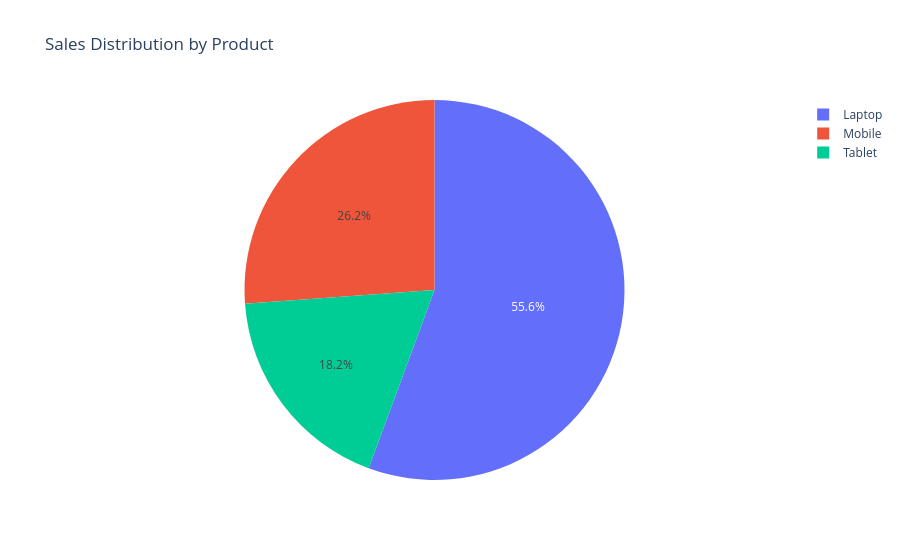

Notebook code for this chart:
### Code cell
fig = px.pie(
    sales_data,
    names="Product",
    values="Sales",
    title="Sales Distribution by Product"
)

fig.show()

### Figure 1 — Plotly figure (JSON) as saved in the notebook; plotly's stock layout.template omitted (floating-point values rounded to 4 significant figures)
{"data": [{"domain": {"x": [0, 1], "y": [0, 1]}, "hovertemplate": "Product=%{label}<br>Sales=%{value}<extra></extra>", "labels": ["Laptop", "Mobile", "Tablet"], "legendgroup": "", "name": "", "showlegend": true, "type": "pie", "values": [504000, 237000, 165000]}], "layout": {"legend": {"tracegroupgap": 0}, "title": {"text": "Sales Distribution by Product"}}}
